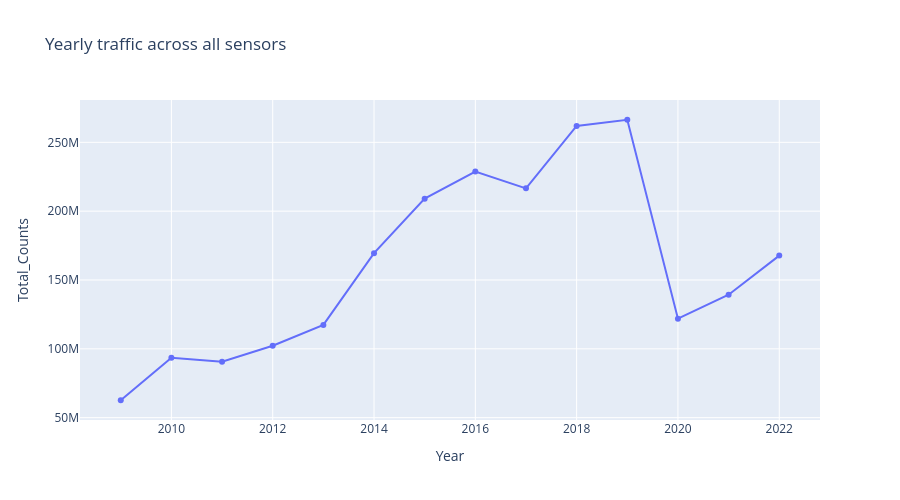

The code cell stored with this chart in its notebook:
### Markdown cell above
Note that we didn't assign the result of the **px.line()** function to a variable as all we want to do is view the result. Since it's the only expression in this cell, our notebook will still render the resulting Figure object, which will look like this:

### Code cell
px.line(
    year_counts_df,
    x="Year",
    y="Total_Counts",
    markers=True,
    height=500,
    title="Yearly traffic across all sensors",
)

### Figure 1 — Plotly figure (JSON) as saved in the notebook; plotly's stock layout.template omitted (floating-point values rounded to 4 significant figures)
{"data": [{"hovertemplate": "Year=%{x}<br>Total_Counts=%{y}<extra></extra>", "legendgroup": "", "line": {"color": "#636efa", "dash": "solid"}, "marker": {"symbol": "circle"}, "mode": "lines+markers", "name": "", "orientation": "v", "showlegend": false, "type": "scatter", "x": [2009, 2010, 2011, 2012, 2013, 2014, 2015, 2016, 2017, 2018, 2019, 2020, 2021, 2022], "xaxis": "x", "y": [62650110, 93459437, 90571965, 102215521, 117389820, 169500386, 209099687, 228757880, 216586414, 261909318, 266411675, 121941994, 139291234, 167712770], "yaxis": "y"}], "layout": {"height": 500, "legend": {"tracegroupgap": 0}, "title": {"text": "Yearly traffic across all sensors"}, "xaxis": {"anchor": "y", "domain": [0, 1], "title": {"text": "Year"}}, "yaxis": {"anchor": "x", "domain": [0, 1], "title": {"text": "Total_Counts"}}}}
